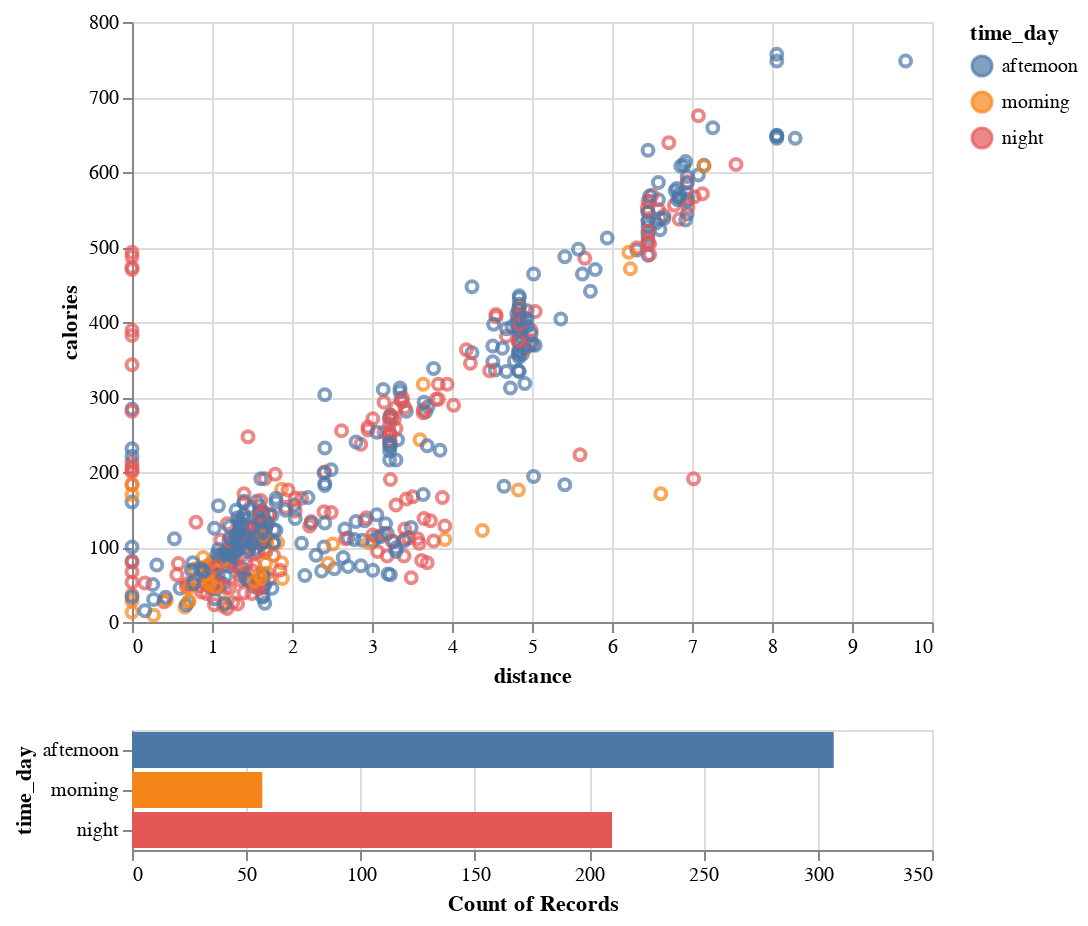

Source (notebook cell):
### Markdown cell above
## Example 6

What happens to my average heart rate as I run further and further? Better yet, can I view this alongside the frequency of workouts between the different times of the day at which I worked out?

Things to keep in mind:
- We need a mix of variables in different charts, concatenated with each other
- We need to connect several filters together

### Code cell
interval = alt.selection_interval(encodings=['x'], zoom=True)

chart = alt.Chart(df).mark_point().encode(
    x='distance',
    y='calories',
    color=alt.condition(interval, 'time_day', alt.value('lightgray')),
).properties(
    selection=interval
)

hist = alt.Chart(df).mark_bar().encode(
    x='count()',
    y='time_day',
    color='time_day'
).transform_filter(
    interval
)

chart & hist

### Figure 1 — Vega-Lite specification as saved in the notebook (floating-point values rounded to 4 significant figures; data arrays with more than 128 entries replaced by an {"elided": "..."} marker saying what was removed)
{"config": {"view": {"continuousWidth": 400, "continuousHeight": 300}}, "vconcat": [{"mark": "point", "encoding": {"color": {"condition": {"type": "nominal", "field": "time_day", "selection": "selector018"}, "value": "lightgray"}, "x": {"type": "quantitative", "field": "distance"}, "y": {"type": "quantitative", "field": "calories"}}, "selection": {"selector018": {"type": "interval", "encodings": ["x"], "zoom": true}}}, {"mark": "bar", "encoding": {"color": {"type": "nominal", "field": "time_day"}, "x": {"type": "quantitative", "aggregate": "count"}, "y": {"type": "nominal", "field": "time_day"}}, "transform": [{"filter": {"selection": "selector018"}}]}], "data": {"name": "data-966ff7181620070dcf563ee66955f1ad"}, "$schema": "https://vega.github.io/schema/vega-lite/v4.0.2.json", "datasets": {"data-966ff7181620070dcf563ee66955f1ad": {"elided": "574 records"}}}
